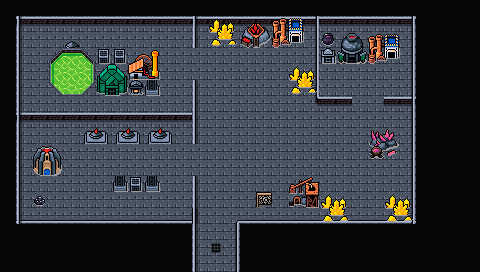

This game map was drawn from its Tiled (.tmx) file and the tilesets committed beside it. A one-line description and the trimmed map source follow:
An orthogonal 30x17 tile map with 16x16 px tiles, 5 tile layers (Collision, Floor, Walls, Walls Supplementary, ...), 2 tilesets and 19 objects.

<map version="1.10" tiledversion="1.11.2" orientation="orthogonal" renderorder="right-down" width="30" height="17" tilewidth="16" tileheight="16" infinite="0" nextlayerid="9" nextobjectid="89">
 <editorsettings>
  <export target="wastetown..tmx" format="tmx" />
 </editorsettings>
 <properties>
  <property name="dungeonEffect" value="{&quot;startBattleWithCard&quot;: [ &quot;Karn's Bastion&quot; ]}" />
 </properties>
 <tileset firstgid="1" source="../../../../common/maps/tileset/main.tsx" />
 <tileset firstgid="10113" source="../../../../common/maps/tileset/buildings.tsx" />
 <layer id="6" name="Collision" width="30" height="17">
  <data>[510 cells, 187 non-empty, 18 distinct tile ids]</data>
 </layer>
 <layer id="7" name="Floor" width="30" height="17">
  <data>[510 cells, 510 non-empty, 2 distinct tile ids]</data>
 </layer>
 <layer id="2" name="Walls" width="30" height="17">
  <data>[510 cells, 276 non-empty, 9 distinct tile ids]</data>
 </layer>
 <layer id="8" name="Walls Supplementary" width="30" height="17">
  <data>[510 cells, 20 non-empty, 11 distinct tile ids]</data>
 </layer>
 <layer id="3" name="Clutter" width="30" height="17">
  <properties>
   <property name="spriteLayer" type="bool" value="true" />
  </properties>
  <data>[510 cells, 139 non-empty, 48 distinct tile ids]</data>
 </layer>
 <objectgroup id="4" name="Objects">
  <object id="38" template="../../../../common/maps/obj/entry_up.tx" x="192" y="270.665" width="48" height="16">
   <properties>
    <property name="teleport" value="" />
   </properties>
  </object>
  <object id="50" template="../../../../common/maps/obj/enemy.tx" x="112.181" y="166.351">
   <properties>
    <property name="enemy" value="Liberator" />
    <property name="speedModifier" type="float" value="30" />
    <property name="threatRange" type="int" value="60" />
    <property name="waypoints" value="86,87" />
   </properties>
  </object>
  <object id="62" template="../../../../common/maps/obj/gold.tx" x="21.1853" y="40.0443" />
  <object id="65" template="../../../../common/maps/obj/gold.tx" x="53.724" y="210.029" />
  <object id="66" template="../../../../common/maps/obj/gold.tx" x="25.3334" y="144" />
  <object id="67" template="../../../../common/maps/obj/enemy.tx" x="258.671" y="154.858">
   <properties>
    <property name="enemy" value="Traxos" />
    <property name="speedModifier" type="float" value="20" />
    <property name="threatRange" type="int" value="40" />
    <property name="waypoints" value="78,79,85,92" />
   </properties>
  </object>
  <object id="68" template="../../../../common/maps/obj/enemy.tx" x="183.178" y="72.0046">
   <properties>
    <property name="enemy" value="The Peregrine Dynamo" />
    <property name="threatRange" type="int" value="0" />
    <property name="waypoints" value="" />
   </properties>
  </object>
  <object id="69" template="../../../../common/maps/obj/enemy.tx" x="360.086" y="110.375">
   <properties>
    <property name="effect" value="{&quot;startBattleWithCard&quot;: [&quot;Karn, Silver Golem|USG&quot;, &quot;Silverskin Armor|MBS&quot;]}" />
    <property name="enemy" value="Karn" />
    <property name="threatRange" type="int" value="0" />
    <property name="waypoints" value="" />
   </properties>
  </object>
  <object id="72" template="../../../../common/maps/obj/gold.tx" x="392.167" y="85.8333" />
  <object id="74" template="../../../../common/maps/obj/booster.tx" x="27.5" y="107.5">
   <properties>
    <property name="reward">[
  {
    "editions": [ "DMU" ],
    "type": "card",
    "count": 10,
    "rarity": [ "Common" ]
  },
  {
    "editions": [ "DMU" ],
    "type": "card",
    "count": 3,
    "rarity": [ "Uncommon" ]
  },
  {
    "editions": [ "DMU" ],
    "type": "card",
    "count": 1,
    "rarity": [ "Rare", "Mythic Rare" ]
  }
]
</property>
   </properties>
  </object>
  <object id="75" template="../../obj/treasure.tx" x="324" y="85.5">
   <properties>
    <property name="reward">[{
  "type": "randomCard",
  "count": 2,
  "rarity": [ "rare", "mythic rare" ],
  "cardTypes": ["Artifact"]
},{
  "type": "randomCard",
  "count": 4,
  "rarity": [ "uncommon" ],
  "cardTypes": ["Artifact"]
}]</property>
    <property name="spawn.Hard" type="bool" value="false" />
   </properties>
  </object>
  <object id="76" template="../../../../common/maps/obj/manashards.tx" x="359.333" y="220" />
  <object id="78" template="../../../../common/maps/obj/waypoint.tx" x="219.833" y="188.167" />
  <object id="79" template="../../../../common/maps/obj/waypoint.tx" x="223.333" y="104.5" />
  <object id="82" template="../../../../common/maps/obj/waypoint.tx" x="342.333" y="188" />
  <object id="85" template="../../../../common/maps/obj/waypoint.tx" x="309" y="123" />
  <object id="86" template="../../../../common/maps/obj/waypoint.tx" x="171" y="168.5" />
  <object id="87" template="../../../../common/maps/obj/waypoint.tx" x="68.5" y="165.5" />
  <object id="88" template="../../../../common/maps/obj/dialog.tx" x="186.417" y="226.75" width="64.167" height="15.5" visible="1">
   <properties>
    <property name="dialog">[
{
   "text": "The factory ahead of you is abuzz with activity, golems bustling about fabricating all manner of strange devices.",
   "options": [{
      "name": "(Continue)", "action": [{"deleteMapObject":-1}]}]
}
]</property>
   </properties>
  </object>
 </objectgroup>
</map>
